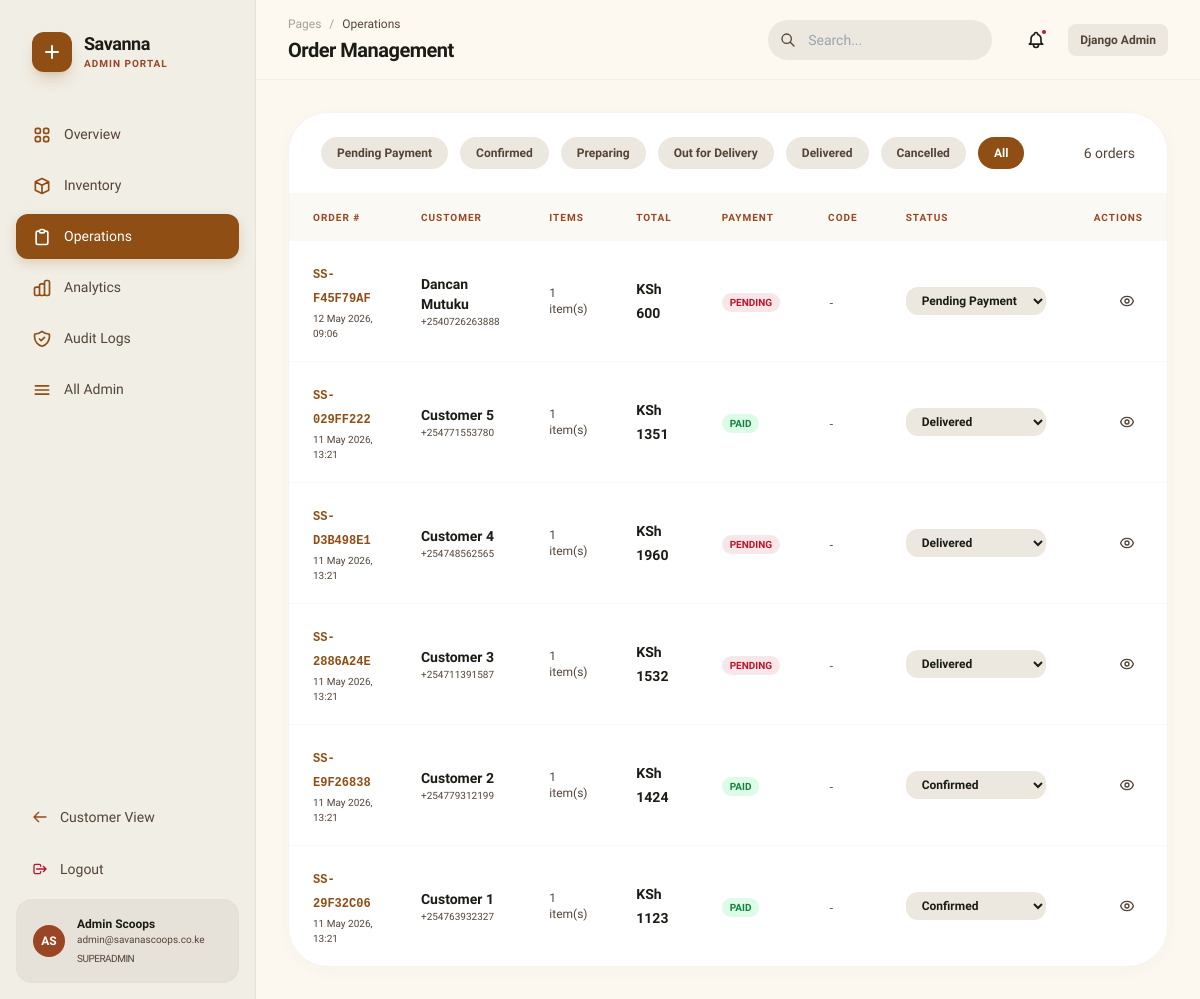
The app's page /admin-panel/orders/ (signed in), older data.
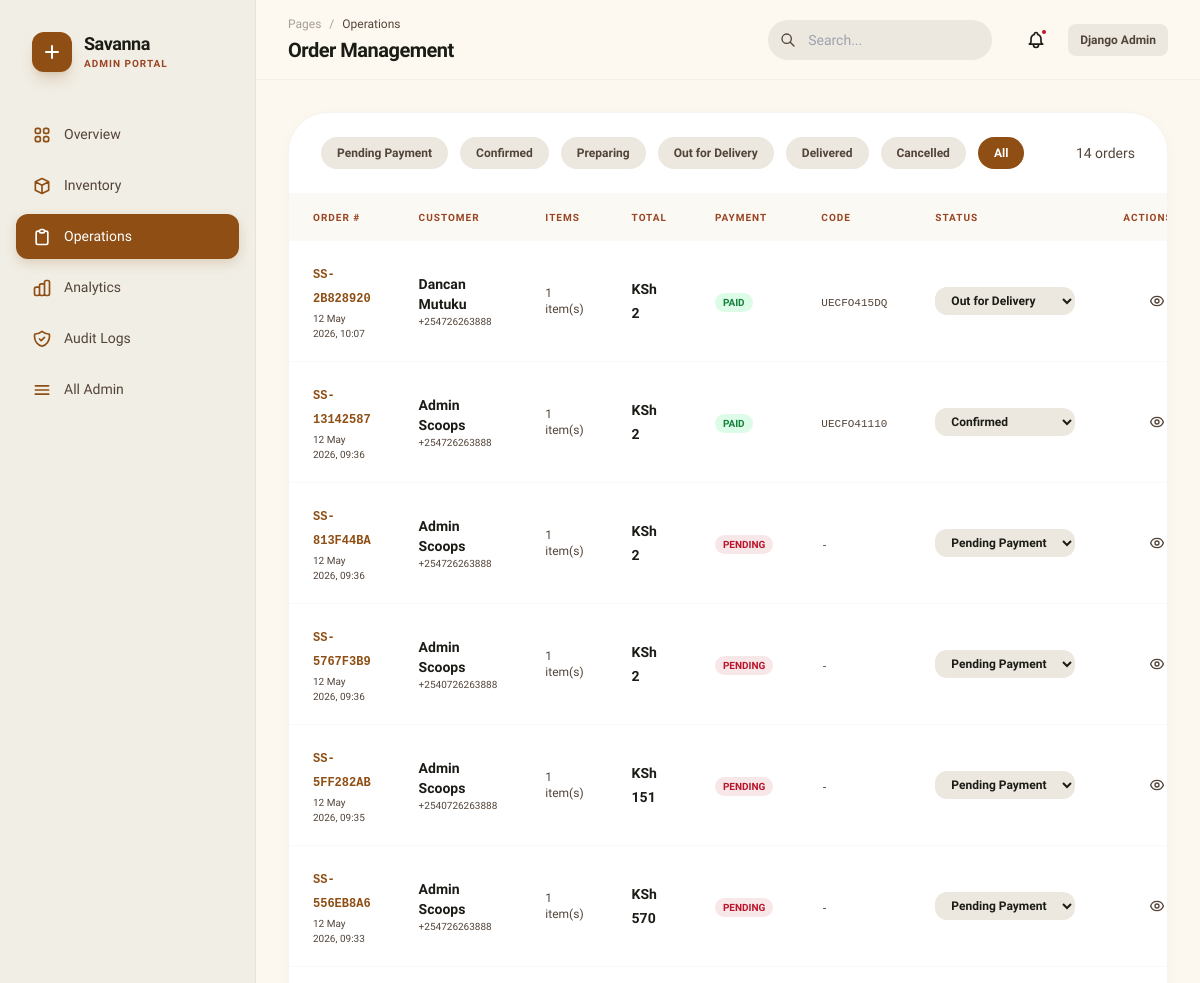
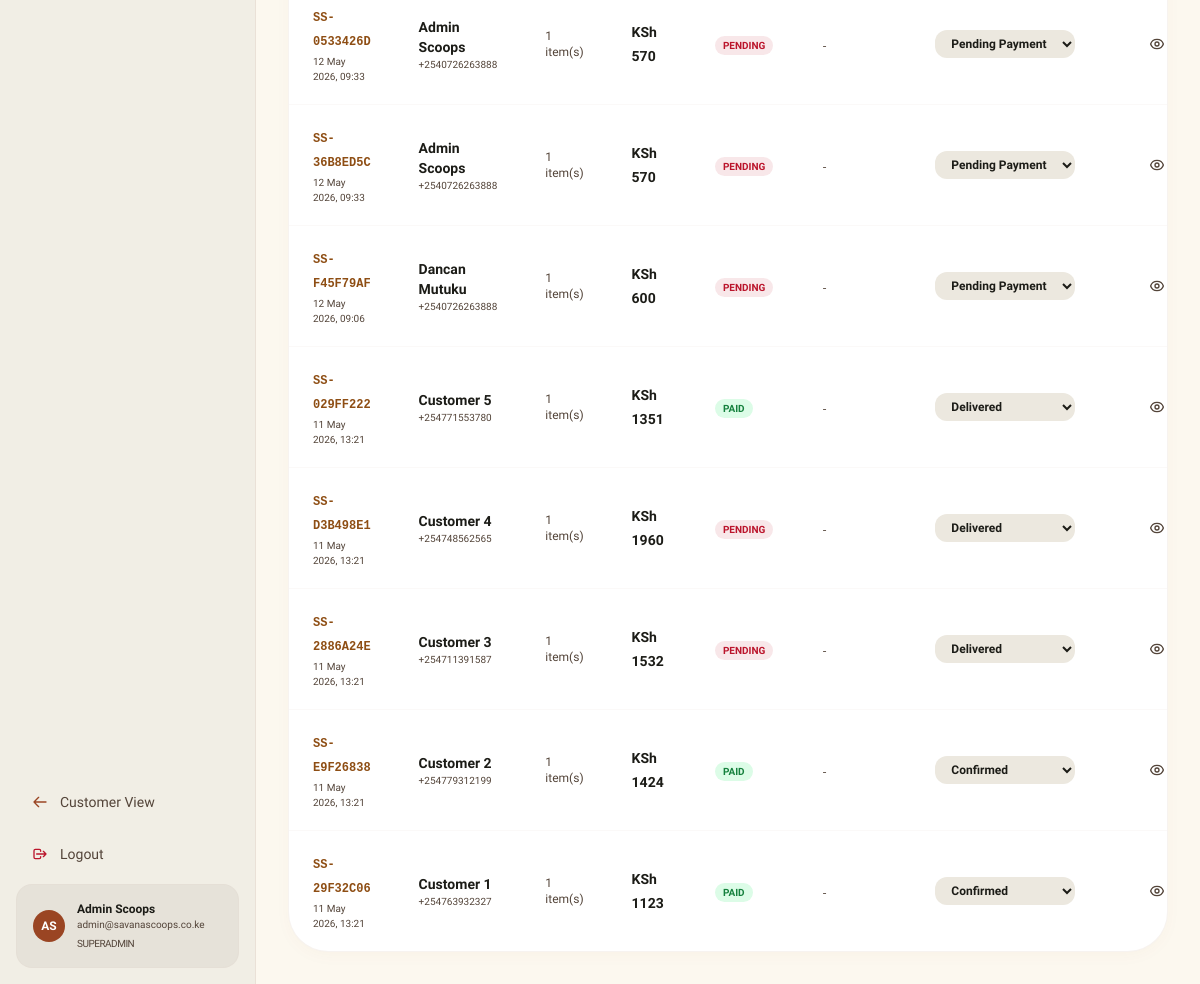
The same page, newer data (2 pictures, top to bottom).
### orders/models.py (models this page shows, shortened)
class Order(models.Model):
    STATUS_CHOICES = [
        ('pending', 'Pending Payment'),
        ('confirmed', 'Confirmed'),
        ('preparing', 'Preparing'),
        ('out_for_delivery', 'Out for Delivery'),
        ('delivered', 'Delivered'),
        ('cancelled', 'Cancelled'),
    ]
    order_number = models.CharField(max_length=20, unique=True, default=generate_order_number)
    user = models.ForeignKey(User, on_delete=models.SET_NULL, null=True, blank=True, related_name='orders')
    customer_name = models.CharField(max_length=200)
    customer_email = models.EmailField()
    customer_phone = models.CharField(max_length=20)
    delivery_address = models.TextField()
    delivery_instructions = models.TextField(blank=True)
    subtotal = models.DecimalField(max_digits=10, decimal_places=2, default=0)
    delivery_fee = models.DecimalField(max_digits=8, decimal_places=2, default=150)
    total = models.DecimalField(max_digits=10, decimal_places=2, default=0)
    status = models.CharField(max_length=30, choices=STATUS_CHOICES, default='pending')
    payment_method = models.CharField(max_length=50, default='M-Pesa')
    payment_status = models.CharField(max_length=20, default='pending')
    mpesa_receipt = models.CharField(max_length=50, blank=True)
    notes = models.TextField(blank=True)
    created_at = models.DateTimeField(auto_now_add=True)
    updated_at = models.DateTimeField(auto_now=True)
    class Meta:
        ordering = ['-created_at']

### inventory/views.py (the view)
@staff_required
def orders_admin(request):
    status_filter = request.GET.get('status', '')
    orders = Order.objects.prefetch_related('items').all()
    if status_filter:
        orders = orders.filter(status=status_filter)
    return render(request, 'admin_panel/orders.html', {
        'orders': orders,
        'status_filter': status_filter,
        'status_choices': Order.STATUS_CHOICES,
        'admin_section': 'operations',
    })

### inventory/views.py (called while the page is built)
def staff_required(view_func):
    @wraps(view_func)
    def wrapper(request, *args, **kwargs):
        if not request.user.is_authenticated:
            return redirect('/accounts/login/?next=' + request.path)
        if not request.user.is_staff:
            messages.error(request, 'Staff access is required for the admin panel.')
            return redirect('shop')
        return view_func(request, *args, **kwargs)
    return wrapper

### store/context_processors.py (called while the page is built)
def cart_count(request):
    cart = request.session.get('cart', {})
    count = sum(v['qty'] for v in cart.values())
    return {'cart_count': count}

def site_settings(request):
    settings = SiteSettings.get_settings()
    return {'site_settings': settings}

### store/models.py (called while the page is built)
    @classmethod
    def get_settings(cls):
        obj, _ = cls.objects.get_or_create(pk=1)
        return obj

### templates/admin_panel/orders.html (shortened to what this page needs)
{% extends "admin_panel/base_admin.html" %}
{% block admin_breadcrumb %}Operations{% endblock %}
{% block admin_title %}Order Management{% endblock %}
{% block admin_content %}
<div class="sculpted-card rounded-[2.5rem] overflow-hidden border border-outline-variant/20">
  <div class="px-8 py-6 flex justify-between items-center border-b border-outline-variant/10">
    <div class="flex items-center gap-3">
      {% for status, label in status_choices %}
      <a href="?status={{ status }}" class="px-4 py-2 rounded-full text-xs font-bold transition-all {% if status_filter == status %}bg-primary text-white{% else %}bg-surface-container-high text-on-surface-variant hover:bg-surface-container-highest{% endif %}">
        {{ label }}
      </a>
      {% endfor %}
      <a href="?" class="px-4 py-2 rounded-full text-xs font-bold {% if not status_filter %}bg-primary text-white{% else %}bg-surface-container-high text-on-surface-variant hover:bg-surface-container-highest{% endif %}">All</a>
    </div>
    <span class="text-sm text-on-surface-variant font-medium">{{ orders.count }} orders</span>
  </div>
  <div class="overflow-x-auto">
    <table class="w-full text-left">
      <thead>
        <tr class="bg-surface-container-low/50">
          <th class="ss-table-header">Order #</th>
          <th class="ss-table-header">Customer</th>
          <th class="ss-table-header">Items</th>
          <th class="ss-table-header">Total</th>
          <th class="ss-table-header">Payment</th>
          <th class="ss-table-header">Code</th>
          <th class="ss-table-header">Status</th>
          <th class="ss-table-header text-right">Actions</th>
        </tr>
      </thead>
      <tbody class="divide-y divide-outline-variant/10">
        {% for order in orders %}
        <tr class="hover:bg-surface-container-high/30 transition-colors">
          <td class="px-6 py-5">
            <span class="font-mono text-xs font-bold text-primary">{{ order.order_number }}</span>
            <p class="text-[10px] text-on-surface-variant mt-0.5">{{ order.created_at|date:"d M Y, H:i" }}</p>
          </td>
          <td class="px-6 py-5">
            <p class="text-sm font-bold">{{ order.customer_name }}</p>
            <p class="text-[10px] text-on-surface-variant">{{ order.customer_phone }}</p>
          </td>
          <td class="px-6 py-5">
            <p class="text-xs text-on-surface-variant">{{ order.items.count }} item(s)</p>
          </td>
          <td class="px-6 py-5">
            <span class="font-sans font-black text-sm">KSh {{ order.total|floatformat:0 }}</span>
          </td>
          <td class="px-6 py-5">
            <span class="px-2 py-1 rounded-full text-[10px] font-black uppercase {% if order.payment_status == 'paid' %}bg-green-100 text-green-700{% else %}bg-tertiary/10 text-tertiary{% endif %}">
              {{ order.payment_status }}
            </span>
          </td>
          <td class="px-6 py-5">
            <span class="font-mono text-[11px] text-on-surface-variant">{{ order.mpesa_receipt|default:"-" }}</span>
          </td>
          <td class="px-6 py-5">
            <select onchange="updateStatus({{ order.id }}, this.value)"
                    class="bg-surface-container-high border-none rounded-xl py-1.5 px-3 text-xs font-bold outline-none focus:ring-2 focus:ring-primary/20">
              {% for val, label in order.STATUS_CHOICES %}
              <option value="{{ val }}" {% if order.status == val %}selected{% endif %}>{{ label }}</option>
              {% endfor %}
            </select>
          </td>
          <td class="px-6 py-5 text-right">
            <a href="{% url 'admin_invoice' order.id %}" class="p-2 hover:bg-surface-container-highest rounded-xl inline-flex text-on-surface-variant" title="Invoice">
            </a>
          </td>
        </tr>
        {% empty %}
        <tr><td colspan="7" class="px-6 py-16 text-center text-on-surface-variant">No orders found.</td></tr>
        {% endfor %}
      </tbody>
    </table>
  </div>
</div>
{% endblock %}

Row changes from the older to the newer data that the page shows:
added Order: order_number "SS-2B828920", created_at "12 May 2026, 10:07", customer_name "Dancan Mutuku", customer_phone "+254726263888", items.count "1", total "2", payment_status "PAID", mpesa_receipt "UECFO415DQ", status+id "Out for Delivery"
added Order: order_number "SS-13142587", created_at "12 May 2026, 09:36", customer_name "Admin Scoops", customer_phone "+254726263888", items.count "1", total "2", payment_status "PAID", mpesa_receipt "UECFO41110", status+id "Confirmed"
added Order: order_number "SS-813F44BA", created_at "12 May 2026, 09:36", customer_name "Admin Scoops", customer_phone "+254726263888", items.count "1", total "2", payment_status "PENDING", mpesa_receipt "-", status+id "Pending Payment"
added Order: order_number "SS-5767F3B9", created_at "12 May 2026, 09:36", customer_name "Admin Scoops", customer_phone "+2540726263888", items.count "1", total "2", payment_status "PENDING", mpesa_receipt "-", status+id "Pending Payment"
added Order: order_number "SS-5FF282AB", created_at "12 May 2026, 09:35", customer_name "Admin Scoops", customer_phone "+2540726263888", items.count "1", total "151", payment_status "PENDING", mpesa_receipt "-", status+id "Pending Payment"
added Order: order_number "SS-556EB8A6", created_at "12 May 2026, 09:33", customer_name "Admin Scoops", customer_phone "+254726263888", items.count "1", total "570", payment_status "PENDING", mpesa_receipt "-", status+id "Pending Payment"
added Order: order_number "SS-0533426D", created_at "12 May 2026, 09:33", customer_name "Admin Scoops", customer_phone "+2540726263888", items.count "1", total "570", payment_status "PENDING", mpesa_receipt "-", status+id "Pending Payment"
added Order: order_number "SS-36B8ED5C", created_at "12 May 2026, 09:33", customer_name "Admin Scoops", customer_phone "+2540726263888", items.count "1", total "570", payment_status "PENDING", mpesa_receipt "-", status+id "Pending Payment"
Text that changed along with them:
{{ orders.count }}: "6" → "14"
